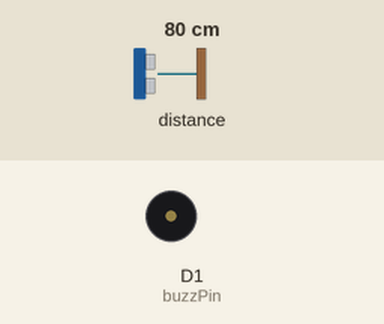
This sketch was run on a simulated ESP8266 (NodeMCU). Parts: buzzer (waves = sounding, pin HIGH). Wiring (inferred from the names in the program): ultrasonic range finder: trigger D2; echo D3. The test bench sets the inputs (shaded band); at power-on: distance to the obstacle 80 cm. The echo pulse lasts 58.3 µs per cm; pins used as bus, display or sensor lines are not drawn; what the sketch prints to the serial monitor is not drawn.

Above: at 1.2 s.
1.3 s: distance to the obstacle set to 12 cm
2.8 s: distance to the obstacle set to 9 cm
At 4.0 s:
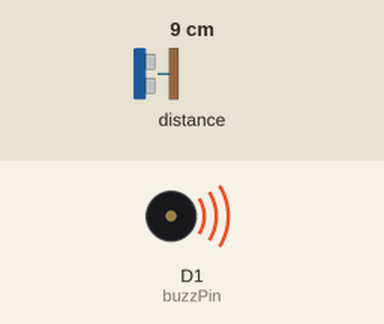
4.3 s: distance to the obstacle set to 18 cm
At 5.3 s:
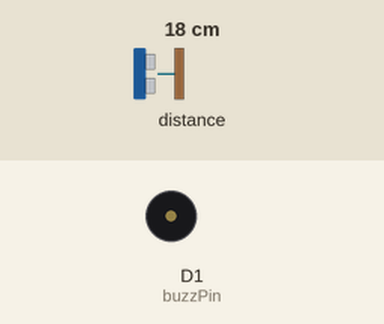
5.8 s: distance to the obstacle set to 2 cm
At 6.3 s:
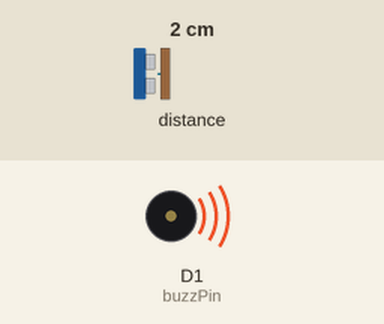
Timing chart, 0 to 8.3 s (numbered marks = the images above; inputs shaded):
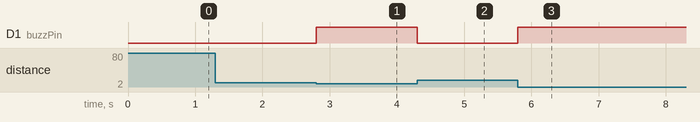

Measured:
- the behaviour switches between 11 and 10 cm on distance to the obstacle (found by bisection; images 0 and 1)
- after the input at 2.8 s, D1 (buzzPin): LOW → HIGH at once
- after the input at 4.3 s, D1 (buzzPin): HIGH → LOW at once
- after the input at 5.8 s, D1 (buzzPin): LOW → HIGH at once

The sketch:

buzzer.ino
```cpp
const int buzzPin = D1;
const int trigPin = D2;
const int echoPin = D3;

void setup() {
  // put your setup code here, to run once:
  Serial.begin(115200);

  pinMode(buzzPin, OUTPUT);
  pinMode(trigPin, OUTPUT);
  pinMode(echoPin, INPUT);
}

void loop() {
  // put your main code here, to run repeatedly:
  digitalWrite(trigPin, LOW);
  delayMicroseconds(2);  // 2us
  digitalWrite(trigPin, HIGH);
  delayMicroseconds(10); // 10us
  digitalWrite(trigPin, LOW);

  long timeDistance = pulseIn(echoPin, HIGH);
  long distance = (timeDistance/2) / 29.1; //cm 변환

  Serial.print(distance);
  Serial.println("cm");

  if(distance <=10){
    digitalWrite(D1,HIGH);
  }
  else{
    digitalWrite(D1,LOW);
}
}
```
